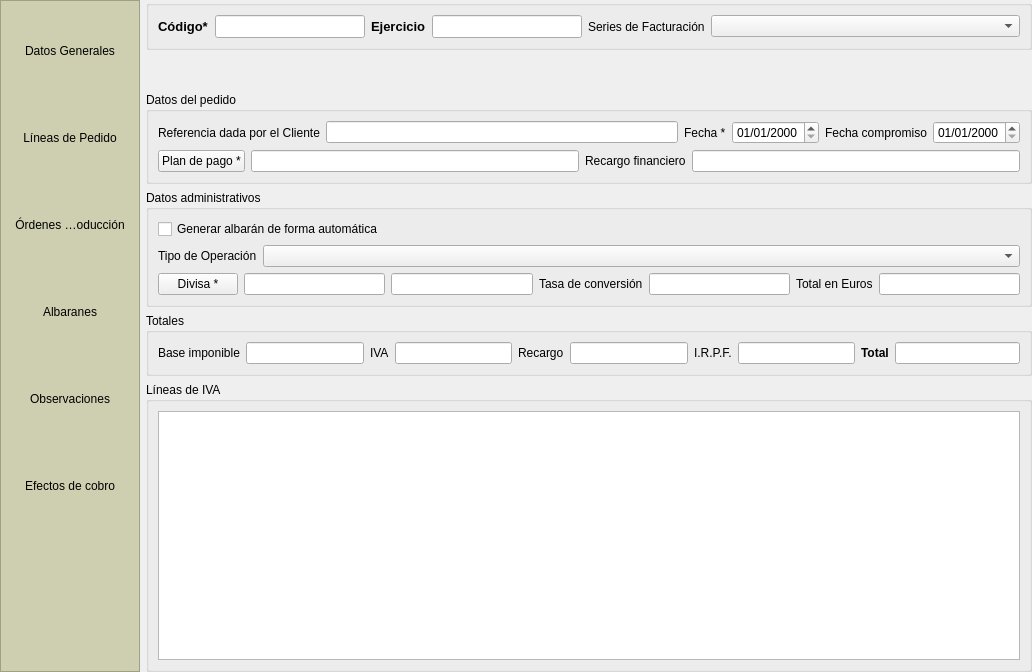
<?xml version="1.0" encoding="UTF-8"?>
<ui version="4.0">
 <class>frmPedidosCli</class>
 <widget class="QWidget" name="frmPedidosCli">
  <property name="geometry">
   <rect>
    <x>0</x>
    <y>0</y>
    <width>1032</width>
    <height>672</height>
   </rect>
  </property>
  <property name="windowTitle">
   <string>Pedidos de clientes</string>
  </property>
  <property name="windowIcon">
   <iconset>
    <normaloff>:/aplicacion/images/alephLogoIcon.ico</normaloff>:/aplicacion/images/alephLogoIcon.ico</iconset>
  </property>
  <property name="tableName" stdset="0">
   <string>pedidoscli</string>
  </property>
  <layout class="QGridLayout" name="gridLayout_6">
   <property name="leftMargin">
    <number>0</number>
   </property>
   <property name="topMargin">
    <number>0</number>
   </property>
   <property name="rightMargin">
    <number>0</number>
   </property>
   <property name="bottomMargin">
    <number>0</number>
   </property>
   <item row="0" column="0" rowspan="2">
    <widget class="QFrame" name="frameButtons">
     <property name="sizePolicy">
      <sizepolicy hsizetype="Preferred" vsizetype="Expanding">
       <horstretch>0</horstretch>
       <verstretch>0</verstretch>
      </sizepolicy>
     </property>
     <property name="minimumSize">
      <size>
       <width>140</width>
       <height>450</height>
      </size>
     </property>
     <property name="maximumSize">
      <size>
       <width>135</width>
       <height>16777215</height>
      </size>
     </property>
     <property name="styleSheet">
      <string notr="true">background: #CECFB0</string>
     </property>
     <property name="frameShape">
      <enum>QFrame::StyledPanel</enum>
     </property>
     <property name="frameShadow">
      <enum>QFrame::Raised</enum>
     </property>
     <layout class="QVBoxLayout" name="verticalLayout">
      <item>
       <widget class="QToolButton" name="tbDatos">
        <property name="sizePolicy">
         <sizepolicy hsizetype="Preferred" vsizetype="Fixed">
          <horstretch>0</horstretch>
          <verstretch>0</verstretch>
         </sizepolicy>
        </property>
        <property name="minimumSize">
         <size>
          <width>120</width>
          <height>81</height>
         </size>
        </property>
        <property name="maximumSize">
         <size>
          <width>111</width>
          <height>81</height>
         </size>
        </property>
        <property name="focusPolicy">
         <enum>Qt::NoFocus</enum>
        </property>
        <property name="toolTip">
         <string>Presenta la información general de este pedido.</string>
        </property>
        <property name="statusTip">
         <string>Presenta la información general de este pedido.</string>
        </property>
        <property name="whatsThis">
         <string>Presenta la información general de este pedido.</string>
        </property>
        <property name="text">
         <string>Datos Generales</string>
        </property>
        <property name="icon">
         <iconset>
          <normaloff>:/images/commons/documentos.png</normaloff>:/images/commons/documentos.png</iconset>
        </property>
        <property name="iconSize">
         <size>
          <width>48</width>
          <height>48</height>
         </size>
        </property>
        <property name="checkable">
         <bool>true</bool>
        </property>
        <property name="autoExclusive">
         <bool>true</bool>
        </property>
        <property name="toolButtonStyle">
         <enum>Qt::ToolButtonTextUnderIcon</enum>
        </property>
        <property name="autoRaise">
         <bool>true</bool>
        </property>
       </widget>
      </item>
      <item>
       <widget class="QToolButton" name="tbLineas">
        <property name="sizePolicy">
         <sizepolicy hsizetype="Preferred" vsizetype="Fixed">
          <horstretch>0</horstretch>
          <verstretch>0</verstretch>
         </sizepolicy>
        </property>
        <property name="minimumSize">
         <size>
          <width>120</width>
          <height>81</height>
         </size>
        </property>
        <property name="maximumSize">
         <size>
          <width>111</width>
          <height>81</height>
         </size>
        </property>
        <property name="focusPolicy">
         <enum>Qt::NoFocus</enum>
        </property>
        <property name="toolTip">
         <string>Permite editar las líneas de detalles del pedido.</string>
        </property>
        <property name="statusTip">
         <string>Permite editar las líneas de detalles del pedido.</string>
        </property>
        <property name="whatsThis">
         <string>Permite editar las líneas de detalles del pedido.</string>
        </property>
        <property name="text">
         <string>Líneas de Pedido</string>
        </property>
        <property name="icon">
         <iconset>
          <normaloff>:/images/commons/articulos.png</normaloff>:/images/commons/articulos.png</iconset>
        </property>
        <property name="iconSize">
         <size>
          <width>48</width>
          <height>48</height>
         </size>
        </property>
        <property name="checkable">
         <bool>true</bool>
        </property>
        <property name="autoExclusive">
         <bool>true</bool>
        </property>
        <property name="toolButtonStyle">
         <enum>Qt::ToolButtonTextUnderIcon</enum>
        </property>
        <property name="autoRaise">
         <bool>true</bool>
        </property>
       </widget>
      </item>
      <item>
       <widget class="QToolButton" name="tbOdt">
        <property name="minimumSize">
         <size>
          <width>120</width>
          <height>81</height>
         </size>
        </property>
        <property name="focusPolicy">
         <enum>Qt::NoFocus</enum>
        </property>
        <property name="text">
         <string>Órdenes de Producción</string>
        </property>
        <property name="icon">
         <iconset>
          <normaloff>:/images/printingerp/ordendetrabajo.png</normaloff>:/images/printingerp/ordendetrabajo.png</iconset>
        </property>
        <property name="iconSize">
         <size>
          <width>48</width>
          <height>48</height>
         </size>
        </property>
        <property name="checkable">
         <bool>true</bool>
        </property>
        <property name="autoExclusive">
         <bool>true</bool>
        </property>
        <property name="toolButtonStyle">
         <enum>Qt::ToolButtonTextUnderIcon</enum>
        </property>
        <property name="autoRaise">
         <bool>true</bool>
        </property>
       </widget>
      </item>
      <item>
       <widget class="QToolButton" name="tbAlbaranes">
        <property name="minimumSize">
         <size>
          <width>120</width>
          <height>81</height>
         </size>
        </property>
        <property name="focusPolicy">
         <enum>Qt::NoFocus</enum>
        </property>
        <property name="text">
         <string>Albaranes</string>
        </property>
        <property name="icon">
         <iconset>
          <normaloff>:/images/commons/albaranescli.png</normaloff>:/images/commons/albaranescli.png</iconset>
        </property>
        <property name="iconSize">
         <size>
          <width>48</width>
          <height>48</height>
         </size>
        </property>
        <property name="checkable">
         <bool>true</bool>
        </property>
        <property name="autoExclusive">
         <bool>true</bool>
        </property>
        <property name="toolButtonStyle">
         <enum>Qt::ToolButtonTextUnderIcon</enum>
        </property>
        <property name="autoRaise">
         <bool>true</bool>
        </property>
       </widget>
      </item>
      <item>
       <widget class="QToolButton" name="tbObservaciones">
        <property name="sizePolicy">
         <sizepolicy hsizetype="Preferred" vsizetype="Fixed">
          <horstretch>0</horstretch>
          <verstretch>0</verstretch>
         </sizepolicy>
        </property>
        <property name="minimumSize">
         <size>
          <width>120</width>
          <height>81</height>
         </size>
        </property>
        <property name="maximumSize">
         <size>
          <width>111</width>
          <height>81</height>
         </size>
        </property>
        <property name="focusPolicy">
         <enum>Qt::NoFocus</enum>
        </property>
        <property name="toolTip">
         <string>Campo libre de observaciones.</string>
        </property>
        <property name="statusTip">
         <string>Campo libre de observaciones.</string>
        </property>
        <property name="whatsThis">
         <string>Campo libre de observaciones.</string>
        </property>
        <property name="text">
         <string>Observaciones</string>
        </property>
        <property name="icon">
         <iconset>
          <normaloff>:/images/commons/estadisticas.png</normaloff>:/images/commons/estadisticas.png</iconset>
        </property>
        <property name="iconSize">
         <size>
          <width>48</width>
          <height>48</height>
         </size>
        </property>
        <property name="checkable">
         <bool>true</bool>
        </property>
        <property name="autoExclusive">
         <bool>true</bool>
        </property>
        <property name="toolButtonStyle">
         <enum>Qt::ToolButtonTextUnderIcon</enum>
        </property>
        <property name="autoRaise">
         <bool>true</bool>
        </property>
       </widget>
      </item>
      <item>
       <widget class="QToolButton" name="tbEfectos">
        <property name="sizePolicy">
         <sizepolicy hsizetype="Preferred" vsizetype="Fixed">
          <horstretch>0</horstretch>
          <verstretch>0</verstretch>
         </sizepolicy>
        </property>
        <property name="minimumSize">
         <size>
          <width>120</width>
          <height>81</height>
         </size>
        </property>
        <property name="maximumSize">
         <size>
          <width>16777215</width>
          <height>81</height>
         </size>
        </property>
        <property name="focusPolicy">
         <enum>Qt::NoFocus</enum>
        </property>
        <property name="text">
         <string>Efectos de cobro</string>
        </property>
        <property name="icon">
         <iconset>
          <normaloff>:/images/commons/efectoscobro.png</normaloff>:/images/commons/efectoscobro.png</iconset>
        </property>
        <property name="iconSize">
         <size>
          <width>48</width>
          <height>48</height>
         </size>
        </property>
        <property name="checkable">
         <bool>true</bool>
        </property>
        <property name="autoExclusive">
         <bool>true</bool>
        </property>
        <property name="toolButtonStyle">
         <enum>Qt::ToolButtonTextUnderIcon</enum>
        </property>
        <property name="autoRaise">
         <bool>true</bool>
        </property>
       </widget>
      </item>
      <item>
       <spacer name="verticalSpacer">
        <property name="orientation">
         <enum>Qt::Vertical</enum>
        </property>
        <property name="sizeHint" stdset="0">
         <size>
          <width>20</width>
          <height>20</height>
         </size>
        </property>
       </spacer>
      </item>
     </layout>
    </widget>
   </item>
   <item row="0" column="1">
    <widget class="QGroupBox" name="groupBox_14">
     <property name="title">
      <string/>
     </property>
     <layout class="QHBoxLayout" name="horizontalLayout">
      <item>
       <widget class="QLabel" name="label_2">
        <property name="sizePolicy">
         <sizepolicy hsizetype="Maximum" vsizetype="Preferred">
          <horstretch>0</horstretch>
          <verstretch>0</verstretch>
         </sizepolicy>
        </property>
        <property name="font">
         <font>
          <pointsize>10</pointsize>
          <weight>75</weight>
          <bold>true</bold>
         </font>
        </property>
        <property name="text">
         <string>Código*</string>
        </property>
       </widget>
      </item>
      <item>
       <widget class="DBLineEdit" name="db_codpedido">
        <property name="sizePolicy">
         <sizepolicy hsizetype="Preferred" vsizetype="Fixed">
          <horstretch>0</horstretch>
          <verstretch>0</verstretch>
         </sizepolicy>
        </property>
        <property name="maximumSize">
         <size>
          <width>150</width>
          <height>16777215</height>
         </size>
        </property>
        <property name="font">
         <font>
          <pointsize>10</pointsize>
         </font>
        </property>
        <property name="toolTip">
         <string>Código unico del tercero. El sistema propone un número, aunque usted puede cambiarlo. El número debe ser único.</string>
        </property>
        <property name="statusTip">
         <string>Código unico del tercero. El sistema propone un número, aunque usted puede cambiarlo. El número debe ser único.</string>
        </property>
        <property name="whatsThis">
         <string>Código unico del tercero. El sistema propone un número, aunque usted puede cambiarlo. El número debe ser único.</string>
        </property>
        <property name="readOnly">
         <bool>true</bool>
        </property>
        <property name="fieldName">
         <string>codpedido</string>
        </property>
       </widget>
      </item>
      <item>
       <widget class="QLabel" name="label_3">
        <property name="sizePolicy">
         <sizepolicy hsizetype="Maximum" vsizetype="Preferred">
          <horstretch>0</horstretch>
          <verstretch>0</verstretch>
         </sizepolicy>
        </property>
        <property name="font">
         <font>
          <pointsize>10</pointsize>
          <weight>75</weight>
          <bold>true</bold>
         </font>
        </property>
        <property name="text">
         <string>Ejercicio</string>
        </property>
       </widget>
      </item>
      <item>
       <widget class="DBLineEdit" name="db_ejercicios_descripcion">
        <property name="sizePolicy">
         <sizepolicy hsizetype="Preferred" vsizetype="Fixed">
          <horstretch>0</horstretch>
          <verstretch>0</verstretch>
         </sizepolicy>
        </property>
        <property name="maximumSize">
         <size>
          <width>150</width>
          <height>16777215</height>
         </size>
        </property>
        <property name="font">
         <font>
          <pointsize>10</pointsize>
         </font>
        </property>
        <property name="toolTip">
         <string>Código unico del tercero. El sistema propone un número, aunque usted puede cambiarlo. El número debe ser único.</string>
        </property>
        <property name="statusTip">
         <string>Código unico del tercero. El sistema propone un número, aunque usted puede cambiarlo. El número debe ser único.</string>
        </property>
        <property name="whatsThis">
         <string>Código unico del tercero. El sistema propone un número, aunque usted puede cambiarlo. El número debe ser único.</string>
        </property>
        <property name="readOnly">
         <bool>true</bool>
        </property>
        <property name="fieldName">
         <string>ejercicios.nombre</string>
        </property>
        <property name="dataEditable">
         <bool>false</bool>
        </property>
       </widget>
      </item>
      <item>
       <widget class="QLabel" name="label_7">
        <property name="sizePolicy">
         <sizepolicy hsizetype="Maximum" vsizetype="Preferred">
          <horstretch>0</horstretch>
          <verstretch>0</verstretch>
         </sizepolicy>
        </property>
        <property name="text">
         <string>Series de Facturación</string>
        </property>
       </widget>
      </item>
      <item>
       <widget class="DBComboBox" name="db_idserie">
        <property name="sizePolicy">
         <sizepolicy hsizetype="Minimum" vsizetype="Fixed">
          <horstretch>0</horstretch>
          <verstretch>0</verstretch>
         </sizepolicy>
        </property>
        <property name="fieldName">
         <string>idserie</string>
        </property>
        <property name="listTableModel">
         <string>seriesfacturacion</string>
        </property>
        <property name="listColumnName">
         <string>descripcion</string>
        </property>
        <property name="listColumnToSave">
         <string>id</string>
        </property>
        <property name="dataEditable">
         <bool>true</bool>
        </property>
       </widget>
      </item>
     </layout>
    </widget>
   </item>
   <item row="1" column="1">
    <widget class="QStackedWidget" name="swFichas">
     <property name="currentIndex">
      <number>0</number>
     </property>
     <widget class="QWidget" name="pageDatos">
      <layout class="QVBoxLayout" name="verticalLayout_7">
       <property name="leftMargin">
        <number>0</number>
       </property>
       <property name="topMargin">
        <number>0</number>
       </property>
       <property name="rightMargin">
        <number>0</number>
       </property>
       <property name="bottomMargin">
        <number>0</number>
       </property>
       <item>
        <widget class="AERPScriptWidget" name="aswterceros">
         <property name="minimumSize">
          <size>
           <width>0</width>
           <height>30</height>
          </size>
         </property>
         <property name="name">
          <string>datosgeneralestercero</string>
         </property>
         <property name="dataEditable">
          <bool>true</bool>
         </property>
        </widget>
       </item>
       <item>
        <widget class="QGroupBox" name="groupBox_10">
         <property name="title">
          <string>Datos del pedido</string>
         </property>
         <layout class="QGridLayout" name="gridLayout">
          <item row="0" column="0">
           <widget class="QLabel" name="label">
            <property name="text">
             <string>Referencia dada por el Cliente</string>
            </property>
           </widget>
          </item>
          <item row="0" column="1">
           <widget class="DBLineEdit" name="db_reftercero">
            <property name="fieldName">
             <string>reftercero</string>
            </property>
            <property name="dataEditable">
             <bool>true</bool>
            </property>
           </widget>
          </item>
          <item row="0" column="2">
           <widget class="QLabel" name="label_5">
            <property name="text">
             <string>Fecha *</string>
            </property>
           </widget>
          </item>
          <item row="0" column="3">
           <widget class="DBDateTimeEdit" name="db_fecha">
            <property name="sizePolicy">
             <sizepolicy hsizetype="Preferred" vsizetype="Fixed">
              <horstretch>0</horstretch>
              <verstretch>0</verstretch>
             </sizepolicy>
            </property>
            <property name="displayFormat">
             <string>dd/MM/yyyy</string>
            </property>
            <property name="fieldName">
             <string>fecha</string>
            </property>
            <property name="dataEditable">
             <bool>true</bool>
            </property>
           </widget>
          </item>
          <item row="0" column="4">
           <widget class="QLabel" name="label_20">
            <property name="text">
             <string>Fecha compromiso</string>
            </property>
           </widget>
          </item>
          <item row="0" column="5">
           <widget class="DBDateTimeEdit" name="db_fechasalida">
            <property name="sizePolicy">
             <sizepolicy hsizetype="Preferred" vsizetype="Fixed">
              <horstretch>0</horstretch>
              <verstretch>0</verstretch>
             </sizepolicy>
            </property>
            <property name="displayFormat">
             <string>dd/MM/yyyy</string>
            </property>
            <property name="fieldName">
             <string>fechasalida</string>
            </property>
            <property name="dataEditable">
             <bool>true</bool>
            </property>
           </widget>
          </item>
          <item row="1" column="0" colspan="6">
           <layout class="QHBoxLayout" name="horizontalLayout_7">
            <item>
             <widget class="DBChooseRecordButton" name="db_idplanpago">
              <property name="text">
               <string>Plan de pago *</string>
              </property>
              <property name="fieldName">
               <string>idplanpago</string>
              </property>
              <property name="dataEditable">
               <bool>true</bool>
              </property>
             </widget>
            </item>
            <item>
             <widget class="DBLineEdit" name="db_plan_pago">
              <property name="fieldName">
               <string>planespago.descripcion</string>
              </property>
             </widget>
            </item>
            <item>
             <widget class="QLabel" name="label_6">
              <property name="text">
               <string>Recargo financiero</string>
              </property>
             </widget>
            </item>
            <item>
             <widget class="DBNumberEdit" name="db_recfinanciero">
              <property name="fieldName">
               <string>recfinanciero</string>
              </property>
              <property name="dataEditable">
               <bool>true</bool>
              </property>
             </widget>
            </item>
           </layout>
          </item>
         </layout>
        </widget>
       </item>
       <item>
        <widget class="QGroupBox" name="groupBox_15">
         <property name="title">
          <string>Datos administrativos</string>
         </property>
         <layout class="QVBoxLayout" name="verticalLayout_6">
          <item>
           <widget class="DBCheckBox" name="db_generaralbaranautomatico">
            <property name="text">
             <string>Generar albarán de forma automática</string>
            </property>
            <property name="fieldName">
             <string>generaralbaranautomatico</string>
            </property>
            <property name="dataEditable">
             <bool>true</bool>
            </property>
           </widget>
          </item>
          <item>
           <layout class="QHBoxLayout" name="horizontalLayout_8">
            <item>
             <widget class="QLabel" name="label_26">
              <property name="sizePolicy">
               <sizepolicy hsizetype="Maximum" vsizetype="Preferred">
                <horstretch>0</horstretch>
                <verstretch>0</verstretch>
               </sizepolicy>
              </property>
              <property name="text">
               <string>Tipo de Operación</string>
              </property>
             </widget>
            </item>
            <item>
             <widget class="DBComboBox" name="db_tipooperacion">
              <property name="fieldName">
               <string>tipooperacion</string>
              </property>
              <property name="dataEditable">
               <bool>true</bool>
              </property>
              <property name="openListOnGetFocus">
               <bool>true</bool>
              </property>
             </widget>
            </item>
           </layout>
          </item>
          <item>
           <layout class="QHBoxLayout" name="horizontalLayout_9">
            <item>
             <widget class="DBChooseRecordButton" name="db_coddivisa_2">
              <property name="text">
               <string>Divisa *</string>
              </property>
              <property name="fieldName">
               <string>coddivisa</string>
              </property>
              <property name="dataEditable">
               <bool>true</bool>
              </property>
              <property name="replaceFields">
               <stringlist>
                <string>tasaconv;tasaconv</string>
               </stringlist>
              </property>
             </widget>
            </item>
            <item>
             <widget class="DBLineEdit" name="db_coddivisa_text_2">
              <property name="fieldName">
               <string>coddivisa</string>
              </property>
              <property name="dataEditable">
               <bool>true</bool>
              </property>
              <property name="autoCompletePopupSize">
               <size>
                <width>300</width>
                <height>200</height>
               </size>
              </property>
             </widget>
            </item>
            <item>
             <widget class="DBLineEdit" name="db_nombre_divisa_2">
              <property name="fieldName">
               <string>divisas.descripcion</string>
              </property>
             </widget>
            </item>
            <item>
             <widget class="QLabel" name="label_9">
              <property name="text">
               <string>Tasa de conversión</string>
              </property>
             </widget>
            </item>
            <item>
             <widget class="DBNumberEdit" name="db_tasaconv_2">
              <property name="fieldName">
               <string>tasaconv</string>
              </property>
              <property name="dataEditable">
               <bool>true</bool>
              </property>
             </widget>
            </item>
            <item>
             <widget class="QLabel" name="label_10">
              <property name="text">
               <string>Total en Euros</string>
              </property>
             </widget>
            </item>
            <item>
             <widget class="DBNumberEdit" name="db_totaldivisaempresa_2">
              <property name="fieldName">
               <string>totaldivisaempresa</string>
              </property>
             </widget>
            </item>
           </layout>
          </item>
         </layout>
        </widget>
       </item>
       <item>
        <widget class="QGroupBox" name="groupBox_6">
         <property name="title">
          <string>Totales</string>
         </property>
         <layout class="QHBoxLayout" name="horizontalLayout_2">
          <item>
           <widget class="QLabel" name="label_11">
            <property name="text">
             <string>Base imponible</string>
            </property>
           </widget>
          </item>
          <item>
           <widget class="DBNumberEdit" name="db_neto">
            <property name="fieldName">
             <string>neto</string>
            </property>
           </widget>
          </item>
          <item>
           <widget class="QLabel" name="label_13">
            <property name="text">
             <string>IVA</string>
            </property>
           </widget>
          </item>
          <item>
           <widget class="DBNumberEdit" name="db_totaliva">
            <property name="fieldName">
             <string>totaliva</string>
            </property>
           </widget>
          </item>
          <item>
           <widget class="QLabel" name="label_14">
            <property name="text">
             <string>Recargo</string>
            </property>
           </widget>
          </item>
          <item>
           <widget class="DBNumberEdit" name="db_totalrecargo">
            <property name="fieldName">
             <string>totalrecargo</string>
            </property>
           </widget>
          </item>
          <item>
           <widget class="QLabel" name="label_12">
            <property name="text">
             <string>I.R.P.F.</string>
            </property>
           </widget>
          </item>
          <item>
           <widget class="DBNumberEdit" name="db_totalirpf">
            <property name="fieldName">
             <string>totalirpf</string>
            </property>
           </widget>
          </item>
          <item>
           <widget class="QLabel" name="label_15">
            <property name="font">
             <font>
              <weight>75</weight>
              <bold>true</bold>
             </font>
            </property>
            <property name="text">
             <string>Total</string>
            </property>
           </widget>
          </item>
          <item>
           <widget class="DBNumberEdit" name="db_total">
            <property name="font">
             <font>
              <weight>75</weight>
              <bold>true</bold>
             </font>
            </property>
            <property name="fieldName">
             <string>total</string>
            </property>
           </widget>
          </item>
         </layout>
        </widget>
       </item>
       <item>
        <widget class="QGroupBox" name="groupBox_7">
         <property name="title">
          <string>Líneas de IVA</string>
         </property>
         <layout class="QVBoxLayout" name="verticalLayout_2">
          <item>
           <widget class="DBTableView" name="lineasivapedidoscli">
            <property name="internalData">
             <bool>true</bool>
            </property>
            <property name="relationName">
             <string>lineasivapedidoscli</string>
            </property>
           </widget>
          </item>
         </layout>
        </widget>
       </item>
      </layout>
     </widget>
     <widget class="QWidget" name="pageLineas">
      <layout class="QVBoxLayout" name="verticalLayout_10">
       <property name="leftMargin">
        <number>0</number>
       </property>
       <property name="topMargin">
        <number>0</number>
       </property>
       <property name="rightMargin">
        <number>0</number>
       </property>
       <property name="bottomMargin">
        <number>0</number>
       </property>
       <item>
        <widget class="QGroupBox" name="groupBox_5">
         <property name="title">
          <string>Artículos</string>
         </property>
         <layout class="QGridLayout">
          <item row="0" column="0">
           <widget class="DBDetailView" name="db_lineasarticulospedidoscli">
            <property name="relationName">
             <string>lineasarticulospedidoscli</string>
            </property>
            <property name="dataEditable">
             <bool>true</bool>
            </property>
           </widget>
          </item>
         </layout>
        </widget>
       </item>
       <item>
        <widget class="QGroupBox" name="groupBox_13">
         <property name="title">
          <string>Servicios</string>
         </property>
         <layout class="QGridLayout" name="_2">
          <item row="0" column="0">
           <widget class="DBDetailView" name="db_lineasserviciospedidoscli">
            <property name="relationName">
             <string>lineasserviciospedidoscli</string>
            </property>
            <property name="dataEditable">
             <bool>true</bool>
            </property>
           </widget>
          </item>
         </layout>
        </widget>
       </item>
      </layout>
     </widget>
     <widget class="QWidget" name="pageOdt">         
      <layout class="QVBoxLayout" name="verticalLayout_3">
       <property name="leftMargin">
        <number>0</number>
       </property>
       <property name="topMargin">
        <number>0</number>
       </property>
       <property name="rightMargin">
        <number>0</number>
       </property>
       <property name="bottomMargin">
        <number>0</number>
       </property>
       <item>
        <widget class="QGroupBox" name="groupBox_2">
         <property name="title">
          <string>Órdenes de Trabajo</string>
         </property>
         <layout class="QVBoxLayout" name="verticalLayout_5">
          <item>
           <widget class="DBDetailView" name="db_odt">
            <property name="relationName">
             <string>odt</string>
            </property>
            <property name="dataEditable">
             <bool>true</bool>
            </property>
           </widget>
          </item>
         </layout>
        </widget>
       </item>
      </layout>
     </widget>
     <widget class="QWidget" name="pageAlbaranes">
      <layout class="QVBoxLayout" name="verticalLayout_20">
       <property name="leftMargin">
        <number>0</number>
       </property>
       <property name="topMargin">
        <number>0</number>
       </property>
       <property name="rightMargin">
        <number>0</number>
       </property>
       <property name="bottomMargin">
        <number>0</number>
       </property>
       <item>
        <widget class="QGroupBox" name="groupBoxAlbaranes">
         <property name="title">
          <string>Albaranes</string>
         </property>
         <layout class="QVBoxLayout" name="verticalLayoutAlbaranes">
          <item>
           <widget class="DBDetailView" name="db_albaranescli">
            <property name="relationName">
             <string>albaranescli</string>
            </property>
            <property name="dataEditable">
             <bool>true</bool>
            </property>
           </widget>
          </item>
         </layout>
        </widget>
       </item>
      </layout>
     </widget>     
     <widget class="QWidget" name="pageObservaciones">
      <layout class="QVBoxLayout" name="verticalLayout_4">
       <property name="leftMargin">
        <number>0</number>
       </property>
       <property name="topMargin">
        <number>0</number>
       </property>
       <property name="rightMargin">
        <number>0</number>
       </property>
       <property name="bottomMargin">
        <number>0</number>
       </property>
       <item>
        <widget class="QGroupBox" name="groupBox_8">
         <property name="title">
          <string>Observaciones</string>
         </property>
         <layout class="QVBoxLayout" name="verticalLayout_9">
          <item>
           <widget class="DBRichTextEdit" name="db_observaciones">
            <property name="fieldName">
             <string>observaciones</string>
            </property>
            <property name="dataEditable">
             <bool>true</bool>
            </property>
           </widget>
          </item>
         </layout>
        </widget>
       </item>
      </layout>
     </widget>
     <widget class="QWidget" name="pageEfectos">
      <layout class="QVBoxLayout" name="verticalLayout_12">
       <property name="leftMargin">
        <number>0</number>
       </property>
       <property name="topMargin">
        <number>0</number>
       </property>
       <property name="rightMargin">
        <number>0</number>
       </property>
       <property name="bottomMargin">
        <number>0</number>
       </property>
       <item>
        <widget class="QGroupBox" name="groupBox_4">
         <property name="title">
          <string>Efectos de pago</string>
         </property>
         <layout class="QVBoxLayout" name="verticalLayout_11">
          <item>
           <widget class="QPushButton" name="pbPagoRapido">
            <property name="text">
             <string>Introducir pago anticipado o pago rapido</string>
            </property>
            <property name="icon">
             <iconset>
              <normaloff>:/images/commons/efectoscobro.png</normaloff>:/images/commons/efectoscobro.png</iconset>
            </property>
           </widget>
          </item>
          <item>
           <widget class="DBDetailView" name="db_efectospago">
            <property name="relationName">
             <string>efectoscobro</string>
            </property>
            <property name="dataEditable">
             <bool>true</bool>
            </property>
           </widget>
          </item>
         </layout>
        </widget>
       </item>
      </layout>
     </widget>
    </widget>
   </item>
  </layout>
 </widget>
 <customwidgets>
  <customwidget>
   <class>AERPScriptWidget</class>
   <extends>QWidget</extends>
   <header>scripts/perpscriptwidget.h</header>
  </customwidget>
  <customwidget>
   <class>DBCheckBox</class>
   <extends>QCheckBox</extends>
   <header>widgets/dbcheckbox.h</header>
  </customwidget>
  <customwidget>
   <class>DBChooseRecordButton</class>
   <extends>QPushButton</extends>
   <header>widgets/dbchooserecordbutton.h</header>
  </customwidget>
  <customwidget>
   <class>DBComboBox</class>
   <extends>QComboBox</extends>
   <header>widgets/dbcombobox.h</header>
  </customwidget>
  <customwidget>
   <class>DBDateTimeEdit</class>
   <extends>QDateTimeEdit</extends>
   <header>widgets/dbdatetimeedit.h</header>
  </customwidget>
  <customwidget>
   <class>DBDetailView</class>
   <extends>QWidget</extends>
   <header>widgets/dbdetailview.h</header>
  </customwidget>
  <customwidget>
   <class>DBLineEdit</class>
   <extends>QLineEdit</extends>
   <header>widgets/dblineedit.h</header>
  </customwidget>
  <customwidget>
   <class>DBNumberEdit</class>
   <extends>QLineEdit</extends>
   <header>widgets/dbnumberedit.h</header>
  </customwidget>
  <customwidget>
   <class>DBTableView</class>
   <extends>QTableView</extends>
   <header>widgets/dbtableview.h</header>
  </customwidget>
  <customwidget>
   <class>DBRichTextEdit</class>
   <extends>QTextEdit</extends>
   <header>widgets/dbrichtextedit.h</header>
  </customwidget>
 </customwidgets>
 <tabstops>
  <tabstop>db_codpedido</tabstop>
  <tabstop>db_ejercicios_descripcion</tabstop>
  <tabstop>db_idserie</tabstop>
  <tabstop>db_reftercero</tabstop>
  <tabstop>db_fecha</tabstop>
  <tabstop>db_fechasalida</tabstop>
  <tabstop>db_idplanpago</tabstop>
  <tabstop>db_plan_pago</tabstop>
  <tabstop>db_recfinanciero</tabstop>
  <tabstop>db_tipooperacion</tabstop>
  <tabstop>db_coddivisa_2</tabstop>
  <tabstop>db_coddivisa_text_2</tabstop>
  <tabstop>db_nombre_divisa_2</tabstop>
  <tabstop>db_tasaconv_2</tabstop>
  <tabstop>db_totaldivisaempresa_2</tabstop>
  <tabstop>db_neto</tabstop>
  <tabstop>db_totaliva</tabstop>
  <tabstop>db_totalrecargo</tabstop>
  <tabstop>db_totalirpf</tabstop>
  <tabstop>db_total</tabstop>
  <tabstop>lineasivapedidoscli</tabstop>
  <tabstop>pbPagoRapido</tabstop>
  <tabstop>db_observaciones</tabstop>
 </tabstops>
 <resources>
  <include location="../var/home/david/src/alepherp/trunk/src/lib/daobusiness/resources/resources.qrc"/>
 </resources>
 <connections/>
</ui>
